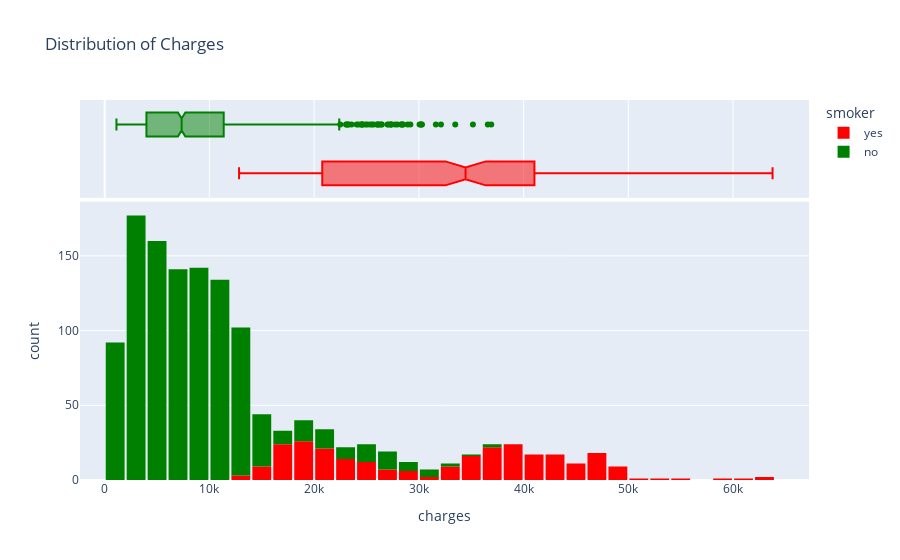

Notebook code cell kept with this figure:
### Code cell
#Charges
fig = px.histogram(df,x='charges',
                   color='smoker',
                   marginal='box',
                   color_discrete_sequence=['red','green'],
                   title = ("Distribution of Charges"))
fig.update_layout(bargap=0.1)

### Figure 1 — Plotly figure (JSON) as saved in the notebook; plotly's stock layout.template omitted (floating-point values rounded to 4 significant figures; data arrays with more than 128 entries replaced by an {"elided": "..."} marker saying what was removed)
{"data": [{"alignmentgroup": "True", "bingroup": "x", "hovertemplate": "smoker=yes<br>charges=%{x}<br>count=%{y}<extra></extra>", "legendgroup": "yes", "marker": {"color": "red", "pattern": {"shape": ""}}, "name": "yes", "offsetgroup": "yes", "orientation": "v", "showlegend": true, "type": "histogram", "x": {"elided": "274 float values"}, "xaxis": "x", "yaxis": "y"}, {"alignmentgroup": "True", "hovertemplate": "smoker=yes<br>charges=%{x}<extra></extra>", "legendgroup": "yes", "marker": {"color": "red"}, "name": "yes", "notched": true, "offsetgroup": "yes", "showlegend": false, "type": "box", "x": {"elided": "274 float values"}, "xaxis": "x2", "yaxis": "y2"}, {"alignmentgroup": "True", "bingroup": "x", "hovertemplate": "smoker=no<br>charges=%{x}<br>count=%{y}<extra></extra>", "legendgroup": "no", "marker": {"color": "green", "pattern": {"shape": ""}}, "name": "no", "offsetgroup": "no", "orientation": "v", "showlegend": true, "type": "histogram", "x": {"elided": "1064 float values"}, "xaxis": "x", "yaxis": "y"}, {"alignmentgroup": "True", "hovertemplate": "smoker=no<br>charges=%{x}<extra></extra>", "legendgroup": "no", "marker": {"color": "green"}, "name": "no", "notched": true, "offsetgroup": "no", "showlegend": false, "type": "box", "x": {"elided": "1064 float values"}, "xaxis": "x2", "yaxis": "y2"}], "layout": {"bargap": 0.1, "barmode": "relative", "legend": {"title": {"text": "smoker"}, "tracegroupgap": 0}, "title": {"text": "Distribution of Charges"}, "xaxis": {"anchor": "y", "domain": [0, 1], "title": {"text": "charges"}}, "xaxis2": {"anchor": "y2", "domain": [0, 1], "matches": "x", "showgrid": true, "showticklabels": false}, "yaxis": {"anchor": "x", "domain": [0, 0.7326], "title": {"text": "count"}}, "yaxis2": {"anchor": "x2", "domain": [0.7426, 1], "matches": "y2", "showgrid": false, "showline": false, "showticklabels": false, "ticks": ""}}}
